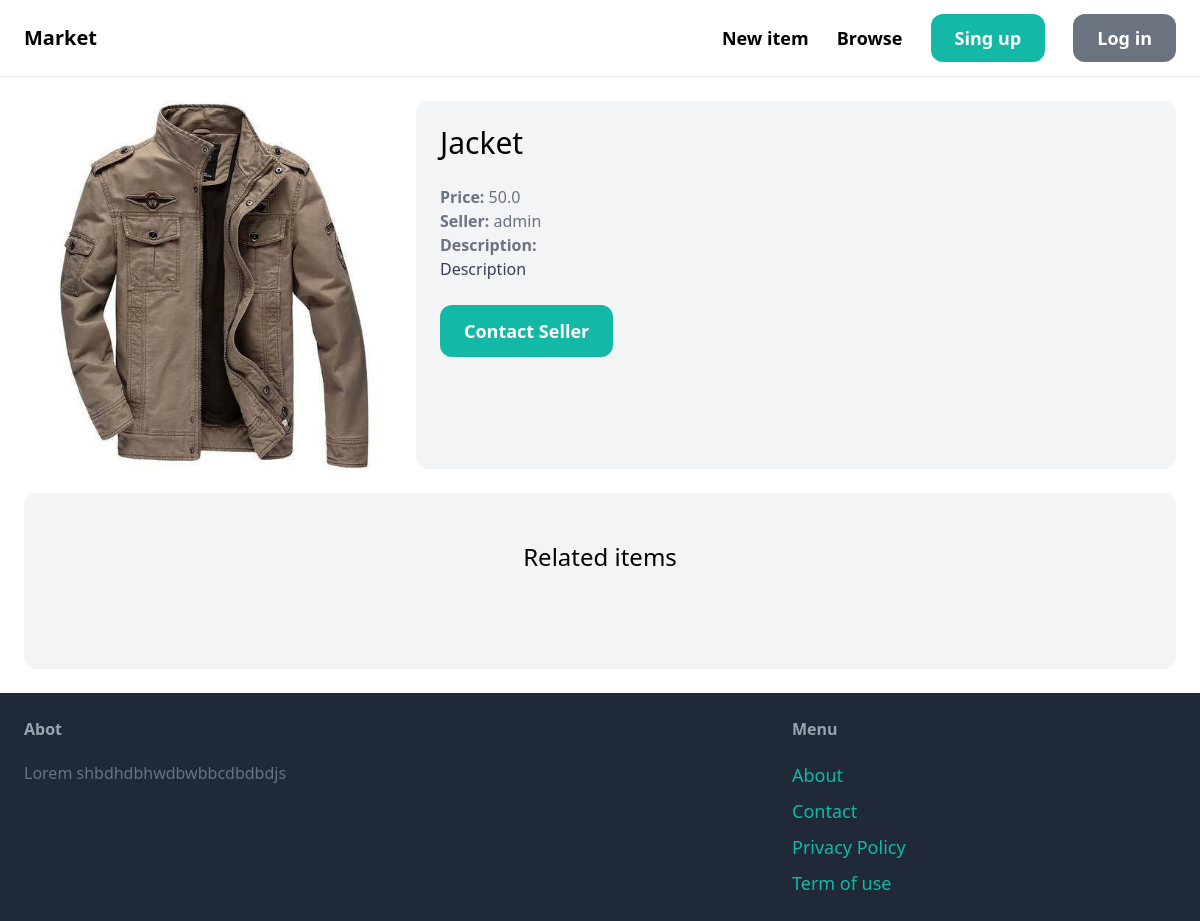
Screenshot of /items/2/ with the database file from the repository.
### item/models.py (models this page shows, shortened)
class Item(models.Model):
    category = models.ForeignKey(Category, related_name='items', on_delete=models.CASCADE)
    name = models.CharField(max_length=255)
    description = models.TextField(blank=True, null=True)
    price = models.FloatField()
    image = models.ImageField(upload_to='item_images', blank=True, null=True)
    is_sold = models.BooleanField(default=False)
    created_by = models.ForeignKey(User, related_name= 'Items', on_delete=models.CASCADE)
    created_at = models.DateTimeField(auto_now_add=True)

### item/views.py (the view)
# urls.py: path('<int:pk>/', views.detail, name='detail'),
def detail(request, pk):
    item = get_object_or_404(Item, pk=pk)
    related_items = Item.objects.filter(category=item.category, is_sold=False).exclude(pk=pk)[0:3]
    return render(request, 'item/detail.html', {
        'item': item,
        'related_items': related_items,
    })

### item/templates/item/detail.html (shortened to what this page needs)
{% extends 'core/base.html' %}
{% block content %}
<div class="grid grid-cols-3  gap-6">
    <div class="col-apan-3">
        <img src="{{ item.image.url }}" class="rounded-xl">
    </div>
    <div class="col-span-2 p-6 bg-gray-100 rounded-xl">
        <h1 class="mb-6 text-3xl">{{ item.name }}</h1>
        <p class="text-gray-500"><strong>Price: </strong>{{ item.price }}</p>
        <p class="text-gray-500"><strong>Seller: </strong>{{ item.created_by.username }}</p>
        {% if item.description %}
            <p class="text-gray-700">
                <strong class="text-gray-500">Description: </strong><br>
                {{ item.description}}
            </p>
        {% endif %}
        <a href="#" class="inline-block mt-6 px-6 py-3 text-lg font-semibold bg-teal-500 text-white rounded-xl hover:bg-teal-700">Contact Seller</a>
    </div>
</div>
<div class="mt-6 px-6 py-12 bg-gray-100 rounded-xl">
    <h2 class="mb-12 text-2xl text-center">Related items</h2>
</div>
{% endblock %}

### rows the page displays
Item: image (picture), name "Jacket", price "50.0", created_by.username "admin", description "Description"
